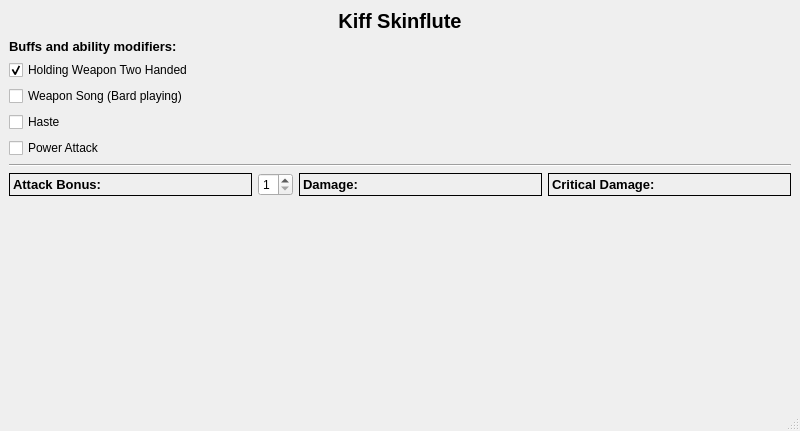
<?xml version="1.0" encoding="UTF-8"?>
<ui version="4.0">
 <class>MainWindow</class>
 <widget class="QMainWindow" name="MainWindow">
  <property name="geometry">
   <rect>
    <x>0</x>
    <y>0</y>
    <width>800</width>
    <height>431</height>
   </rect>
  </property>
  <property name="windowTitle">
   <string>Kiff Skinflute</string>
  </property>
  <widget class="QWidget" name="centralwidget">
   <layout class="QVBoxLayout" name="verticalLayout_2">
    <item>
     <layout class="QVBoxLayout" name="verticalLayout">
      <item>
       <widget class="QLabel" name="label">
        <property name="font">
         <font>
          <family>MS Sans Serif</family>
          <pointsize>15</pointsize>
          <weight>75</weight>
          <bold>true</bold>
         </font>
        </property>
        <property name="text">
         <string>Kiff Skinflute</string>
        </property>
        <property name="alignment">
         <set>Qt::AlignCenter</set>
        </property>
       </widget>
      </item>
      <item>
       <layout class="QHBoxLayout" name="horizontalLayout_3" stretch="1">
        <item>
         <layout class="QVBoxLayout" name="verticalLayout_4">
          <item>
           <widget class="QLabel" name="label_2">
            <property name="font">
             <font>
              <family>MS Sans Serif</family>
              <pointsize>10</pointsize>
              <weight>75</weight>
              <bold>true</bold>
             </font>
            </property>
            <property name="text">
             <string>Buffs and ability modifiers:</string>
            </property>
           </widget>
          </item>
          <item>
           <widget class="QCheckBox" name="two_handed_check_box">
            <property name="text">
             <string>Holding Weapon Two Handed</string>
            </property>
            <property name="checked">
             <bool>true</bool>
            </property>
           </widget>
          </item>
          <item>
           <widget class="QCheckBox" name="inspire_courage_check_box">
            <property name="text">
             <string>Weapon Song (Bard playing)</string>
            </property>
           </widget>
          </item>
          <item>
           <widget class="QCheckBox" name="haste_check_box">
            <property name="text">
             <string>Haste</string>
            </property>
           </widget>
          </item>
          <item>
           <widget class="QCheckBox" name="power_attack_check_box">
            <property name="text">
             <string>Power Attack</string>
            </property>
           </widget>
          </item>
         </layout>
        </item>
       </layout>
      </item>
      <item>
       <widget class="Line" name="line">
        <property name="orientation">
         <enum>Qt::Horizontal</enum>
        </property>
       </widget>
      </item>
      <item>
       <layout class="QHBoxLayout" name="horizontalLayout">
        <item>
         <widget class="QLabel" name="attack_bonus_label">
          <property name="font">
           <font>
            <family>MS Sans Serif</family>
            <pointsize>10</pointsize>
            <weight>75</weight>
            <bold>true</bold>
           </font>
          </property>
          <property name="frameShape">
           <enum>QFrame::Box</enum>
          </property>
          <property name="text">
           <string>Attack Bonus:</string>
          </property>
         </widget>
        </item>
        <item>
         <widget class="QSpinBox" name="num_hits_spin_box">
          <property name="maximumSize">
           <size>
            <width>35</width>
            <height>16777215</height>
           </size>
          </property>
          <property name="toolTip">
           <string>Number of Hits</string>
          </property>
          <property name="minimum">
           <number>1</number>
          </property>
         </widget>
        </item>
        <item>
         <widget class="QLabel" name="damage_label">
          <property name="font">
           <font>
            <family>MS Sans Serif</family>
            <pointsize>10</pointsize>
            <weight>75</weight>
            <bold>true</bold>
           </font>
          </property>
          <property name="frameShape">
           <enum>QFrame::Box</enum>
          </property>
          <property name="text">
           <string>Damage:</string>
          </property>
         </widget>
        </item>
        <item>
         <widget class="QLabel" name="crit_damage_label">
          <property name="font">
           <font>
            <family>MS Sans Serif</family>
            <pointsize>10</pointsize>
            <weight>75</weight>
            <bold>true</bold>
           </font>
          </property>
          <property name="frameShape">
           <enum>QFrame::Box</enum>
          </property>
          <property name="text">
           <string>Critical Damage:</string>
          </property>
         </widget>
        </item>
       </layout>
      </item>
      <item>
       <spacer name="verticalSpacer">
        <property name="orientation">
         <enum>Qt::Vertical</enum>
        </property>
        <property name="sizeHint" stdset="0">
         <size>
          <width>20</width>
          <height>40</height>
         </size>
        </property>
       </spacer>
      </item>
     </layout>
    </item>
   </layout>
  </widget>
  <widget class="QMenuBar" name="menubar">
   <property name="geometry">
    <rect>
     <x>0</x>
     <y>0</y>
     <width>800</width>
     <height>26</height>
    </rect>
   </property>
  </widget>
  <widget class="QStatusBar" name="statusbar"/>
 </widget>
 <resources/>
 <connections/>
</ui>
